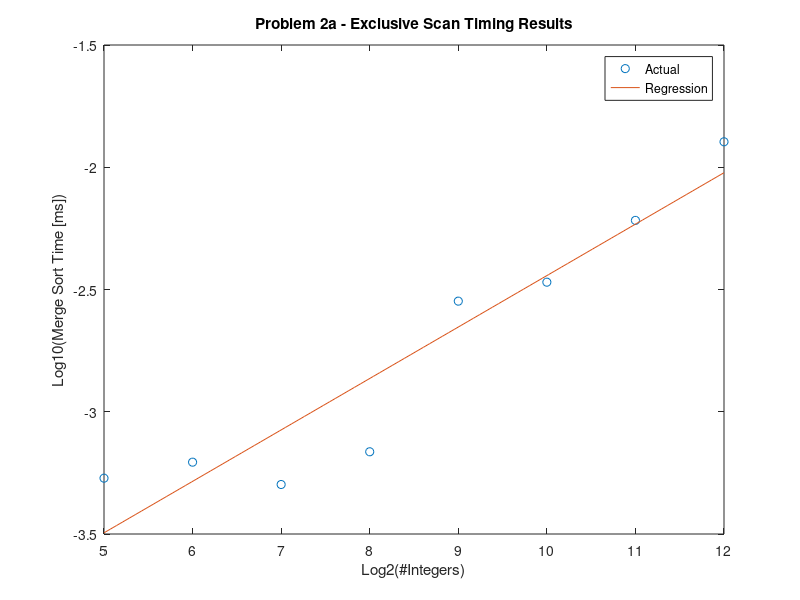

Here is the MATLAB script that generated this plot:
X = [5 6 7 8 9 10 11 12];
Y = [0.000535 0.000622 0.000504 0.000686 0.002834 0.003388 0.006063 0.012712];
logY = log10(Y);
p = polyfit(X, logY, 1);
regression_x = linspace(5,12);
regression_y = polyval(p,regression_x);
figure
plt1 = plot(X,logY, 'o');
title('Problem 2a - Exclusive Scan Timing Results');
xlim([5,12])
xlabel('Log2(#Integers)');
ylabel('Log10(Merge Sort Time [ms])');
hold on
plt2 = plot(regression_x, regression_y);
legend([plt1, plt2], {'Actual' 'Regression'});
hold off